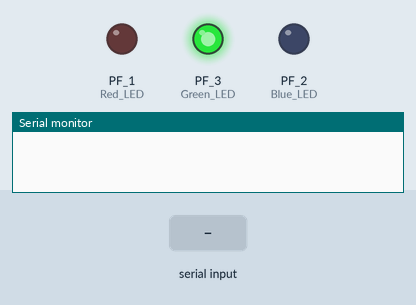
Simulated run of this program. Board: TI Tiva C LaunchPad. On the bench: output pins drawn as LEDs (lit = HIGH), the last lines printed to the serial monitor. Inputs (shaded band) come from the test bench. Random numbers use the default seed unless the program sets one.

Above: at 1.8 s.
1.9 s: "1" received over Serial
At 3.3 s:
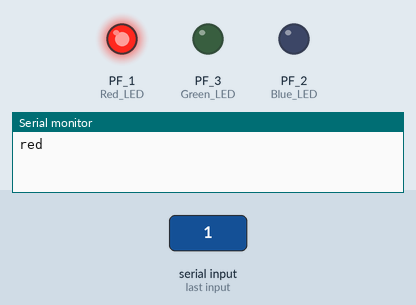
4.9 s: "2" received over Serial
At 5.9 s:
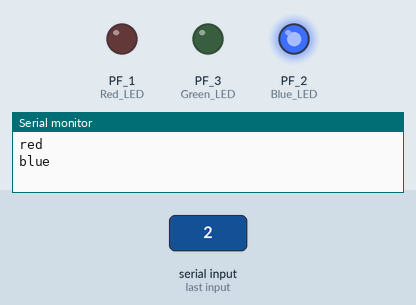
6.5 s: "3" received over Serial
At 8.2 s:
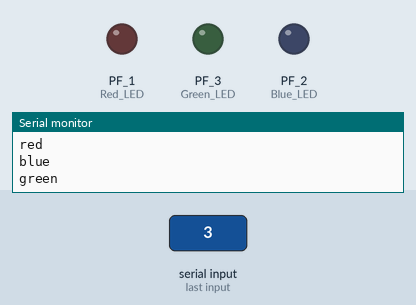
Timing chart, 0 to 14.0 s (numbered marks = the images above; inputs shaded):
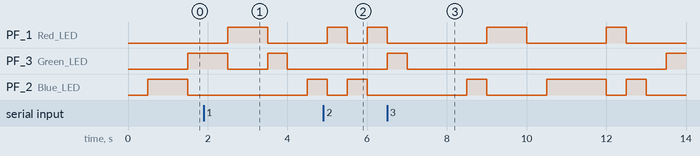

The program:

main.cpp
```cpp
#include <Arduino.h>
#include <Adafruit_NeoPixel.h>

int incomingByte = 0; // for incoming serial data
volatile byte state = LOW;

const byte interruptPin = PUSH1;

volatile unsigned long oldmillis = 0;

void blink() {
  int t = millis();
  if (t - oldmillis > 50) {
    oldmillis = t;
    state = !state;
  }
  // state = !state;
}

void watchForSerialIn() {
  if (Serial.available() > 0) {
    // read the incoming byte:
    incomingByte = Serial.read();

    if (incomingByte == '1') {
      Serial.print("red\n");
      digitalWrite(PF_1, HIGH);
      digitalWrite(PF_2, LOW);
      digitalWrite(PF_3, LOW);
    }
    if (incomingByte == '2') {
      Serial.print("blue\n");
      digitalWrite(PF_1, LOW);
      digitalWrite(PF_2, HIGH);
      digitalWrite(PF_3, LOW);
    }
    if (incomingByte == '3') {
      Serial.print("green\n");
      digitalWrite(PF_1, LOW);
      digitalWrite(PF_2, LOW);
      digitalWrite(PF_3, HIGH);
    }
  }
}

void setup() {
  // put your setup code here, to run once:
  pinMode(PF_1, OUTPUT); // Red LED
  pinMode(PF_2, OUTPUT); // Blue LED
  pinMode(PF_3, OUTPUT); // Green LED

  pinMode(PUSH1, INPUT_PULLUP);

  Serial.begin(9600);
}

void loop() {
  // put your main code here, to run repeatedly:

  // digitalWrite(PF_1, state);

  watchForSerialIn();

  long r = random(0,4);
  if (r == 0) {
    //Serial.print("red\n");
    digitalWrite(PF_1, HIGH);
    digitalWrite(PF_2, LOW);
    digitalWrite(PF_3, LOW);
  }
  if (r == 1) {
    //Serial.print("blue\n");
    digitalWrite(PF_1, LOW);
    digitalWrite(PF_2, HIGH);
    digitalWrite(PF_3, LOW);
  }
  if (r == 2) {
    //Serial.print("green\n");
    digitalWrite(PF_1, LOW);
    digitalWrite(PF_2, LOW);
    digitalWrite(PF_3, HIGH);
  }
  if (r == 3) {
    //Serial.print("off\n");
    digitalWrite(PF_1, LOW);
    digitalWrite(PF_2, LOW);
    digitalWrite(PF_3, LOW);
  }

  delay(500);


}
```
